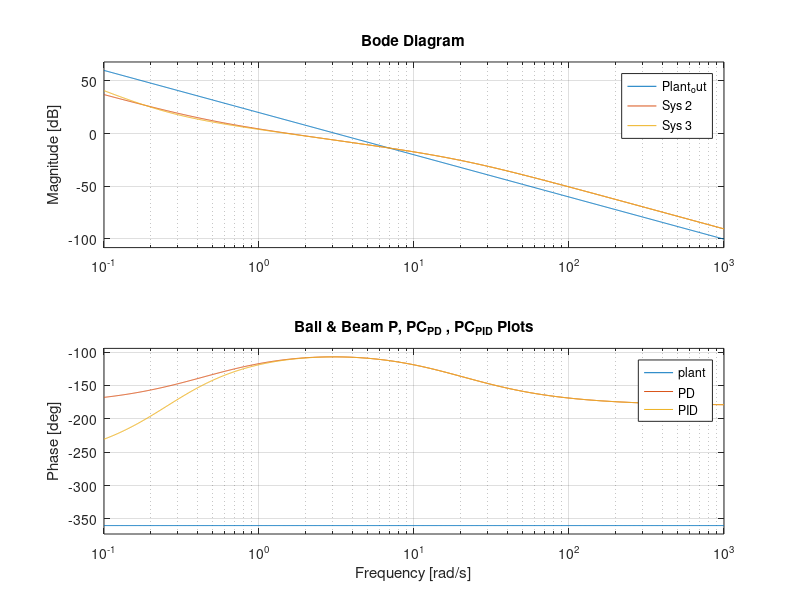

This chart was generated by the following MATLAB code:
clear all

% actual system parameters
AP.m1 = 0.35;  % kg
AP.m2 = 2;     % kg
AP.L = 0.5; % m
AP.g = 9.8; % m/s^2


% initial conditions
AP.theta0 = 0;
AP.thetadot0 = 0;
AP.y0 = 0;
AP.ydot0 = 0;

% parameters known to the controller
P.m1 = .95*AP.m1;  % kg
P.m2 = AP.m2;     % kg
P.L  = AP.L; % m
P.g  = AP.g; % m/s^2

% sample rate for controller
P.Ts = 0.01;

% parameter for dirty derivative
P.tau = 0.05;

% limits on force
P.Fmax = 15; % N
ye = P.L/2;
Fe = P.m1*P.g*ye/P.L+P.m2*P.g/2;

% gains for the inner loop
a1 = P.L/(P.m2*P.L^2/3+P.m1*ye^2);
A_th = 1*pi/180; % m
zeta_th = 0.6;
P.kp_th = (P.Fmax-Fe)/A_th;
wn_th = sqrt(a1*P.kp_th);
P.kd_th = 2*zeta_th*wn_th/a1;

% closed loop poles of the inner loop
roots([1,2*zeta_th*wn_th,wn_th^2]);

% gains for outer loop
A_z = P.L/2;
P.kp_z = -A_th/A_z;
wn_z = sqrt(-5/7*P.g*P.kp_z);
zeta_z = 0.75;
P.kd_z = -14*zeta_z*wn_z/(5*P.g);

% closed loop poles of the outer loop
%roots([1,2*zeta_z*wn_z,wn_z^2]);

% draw root locus
%figure(2), clf, rlocus([P.g],[1,-P.g*P.kd_z,-P.g*P.kp_z,0])

P.ki_z = -0.01;
Plant_in = tf([3*P.L/(P.m2*P.L^2 + 3*P.m1*ye^2)],[1 0 0])

Plant_out = tf([-9.8],[1 0 0])

C_pd = tf([(P.kd_z+P.kp_z*P.tau),P.kp_z],[P.tau,1])
C_pid = tf([(P.kd_z+P.kp_z*P.tau),(P.kp_z+P.ki_z*P.tau),P.ki_z],[P.tau,1,0])

%figure(1), clf, bode(Plant,Plant*C_pd,{.1, 1000}), grid on, legend('plant','PD'),title('Ball & Beam P and PC_P_D Plots')
figure(1), clf, bode(Plant_out,Plant_out*C_pd,Plant_out*C_pid,{.1, 1000}), grid on, legend('plant','PD','PID'),title('Ball & Beam P, PC_P_D , PC_P_I_D Plots')
